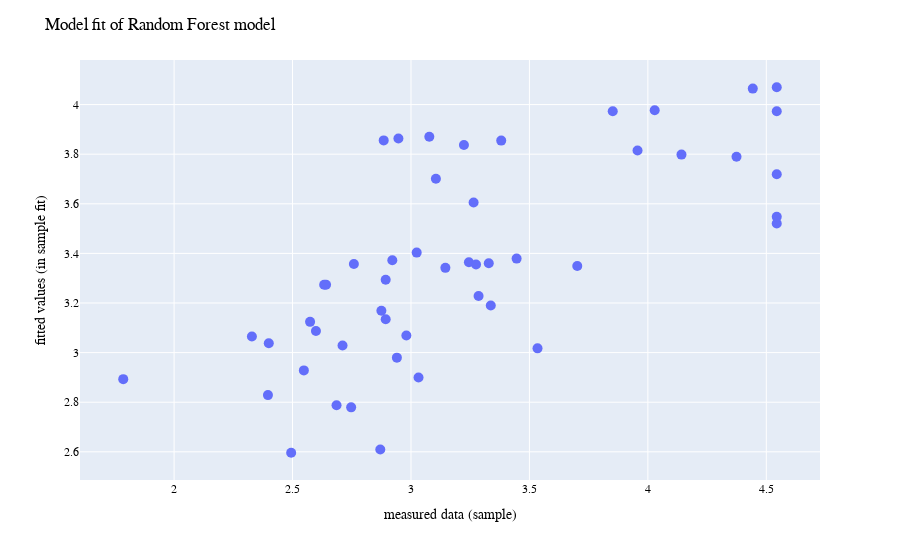

Source (notebook cell):
### Code cell
fig.show()

### Figure 1 — Plotly figure (JSON) as saved in the notebook; plotly's stock layout.template omitted (floating-point values rounded to 4 significant figures)
{"data": [{"hovertemplate": "x=%{x}<br>y=%{y}<extra></extra>", "legendgroup": "", "marker": {"color": "#636efa", "size": 10, "symbol": "circle"}, "mode": "markers", "name": "", "orientation": "v", "showlegend": false, "type": "scatter", "x": [3.381, 2.574, 3.245, 2.686, 4.544, 2.87, 2.875, 4.544, 3.446, 2.4, 4.544, 2.98, 4.544, 3.534, 3.852, 3.328, 3.077, 3.145, 2.548, 2.328, 2.885, 3.285, 2.641, 2.633, 2.396, 4.142, 4.443, 4.029, 4.374, 2.893, 2.947, 2.759, 2.494, 1.785, 3.337, 2.941, 2.921, 3.702, 4.544, 3.223, 3.024, 2.711, 2.599, 3.105, 3.032, 3.275, 3.264, 2.747, 2.893, 3.956], "xaxis": "x", "y": [3.855, 3.124, 3.364, 2.788, 3.52, 2.61, 3.169, 3.973, 3.379, 3.037, 3.547, 3.069, 3.719, 3.017, 3.973, 3.36, 3.87, 3.342, 2.928, 3.065, 3.856, 3.228, 3.274, 3.274, 2.829, 3.798, 4.064, 3.977, 3.79, 3.135, 3.863, 3.357, 2.596, 2.893, 3.19, 2.98, 3.373, 3.349, 4.07, 3.837, 3.403, 3.029, 3.087, 3.701, 2.899, 3.355, 3.605, 2.779, 3.294, 3.815], "yaxis": "y"}], "layout": {"font": {"color": "black", "family": "Helvetica Neue, Helvetica, Arial, sans-serif"}, "legend": {"title": {}, "tracegroupgap": 0, "x": 0.01, "xanchor": "left", "y": 0.99, "yanchor": "top"}, "margin": {"t": 60}, "title": {"text": "Model fit of Random Forest model"}, "xaxis": {"anchor": "y", "domain": [0, 1], "title": {"text": "measured data (sample)"}}, "yaxis": {"anchor": "x", "domain": [0, 1], "title": {"text": "fitted values (in sample fit)"}}}}
